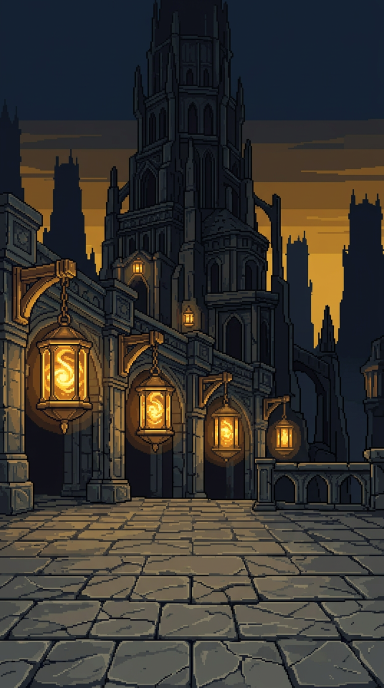
#> input picture assets/environments/biomes/rw_env_battle_spire_base.png, 768 x 1376 px (shown at 1/2 size)
$ python floor_scan.py
#> lines starting #> are read from the running program, lines starting #| are printed output that depends on the picture
#!/usr/bin/env python3
"""floor_scan.py — candidatos de linha de chão nos plates de batalha.

Não "vê" a imagem: mede bordas horizontais e textura por linha e ranqueia
onde um horizonte/chão costuma estar (metade inferior do plate). A saída é
uma tabela de candidatos (%) para o agente/usuario validarem com o overlay
`?floordebug` do BattleView.

Uso: python3 tools/asset-pipeline/floor_scan.py
"""

from __future__ import annotations

from pathlib import Path

import numpy as np
from PIL import Image

ROOT = Path(__file__).resolve().parents[2]
ENV = ROOT / "assets" / "environments"

BATTLE_BGS = [
    "biomes/rw_env_battle_spire_base.png",
    "biomes/rw_env_battle_emberworks.png",
    "biomes/rw_env_battle_tidevault.png",
    "biomes/rw_env_battle_thorn.png",
    "biomes/rw_env_battle_ash.png",
    "biomes/rw_env_battle_crown.png",
    "hunts/rw_env_hunt_goblin.png",
    "hunts/rw_env_hunt_wyrm.png",
    "hunts/rw_env_hunt_hydra.png",
    "guild/rw_env_guild_hall.png",
]


def analyze(path: Path) -> list[tuple[float, float]]:
    im = Image.open(path).convert("RGB")
#> im is the input picture: PIL image 768x1376 RGB; mean R, G, B 55.8, 52.4, 47.5
    tw = 300
    th = max(1, int(im.height * tw / im.width))
#> th = 537
    a = np.asarray(im.resize((tw, th))).astype(np.int16)
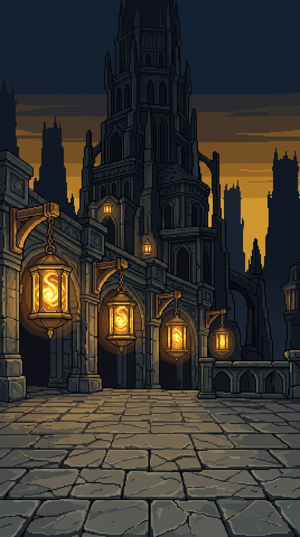
#> a: shape (537, 300, 3) int16; mean R, G, B 55.8, 52.4, 47.5
    lum = a.mean(axis=2)
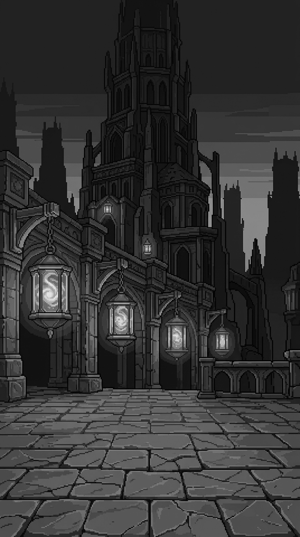
#> lum: shape (537, 300) float64; min 0, max 230.3, mean 51.9
    # força de borda horizontal por linha (transição de cima p/ baixo)
    edge = np.abs(np.diff(lum, axis=0)).mean(axis=1)  # (th-1,)
#> edge = 536 values, max 58.59 at index 499, min 0.0911 at index 19, mean 6.86
    # textura (variância) por linha — chão costuma ser mais "ruidoso" que céu
    var = lum.var(axis=1)
#> var = 537 values, max 2191.5 at index 336, min 32.2 at index 37, mean 661.2

    lo, hi = int(0.35 * th), int(0.97 * th)
#> lo = 187; hi = 520
    scores = edge[lo:hi] * (1 + 0.15 * (var[lo + 1 : hi + 1] - var[lo:hi]) / (var[lo:hi] + 1.0))
#> scores = 333 values, max 76.83 at index 262, min 2.66 at index 193, mean 9.91
    order = np.argsort(scores)[::-1][:8]
#> order = [262, 312, 246, 311, 281, 282, 225, 235]
    cands: list[tuple[float, float]] = []
    for i in order:
        y_pct = round((lo + i + 1) / th * 100, 1)
        cands.append((y_pct, round(float(scores[i]), 2)))
#> this loop made 8 passes
#> (i, y_pct) on passes 1 to 8: (262, 83.8), (312, 93.1), (246, 80.8), (311, 92.9), (281, 87.3), (282, 87.5), (225, 76.9), (235, 78.8)
#> after the loop, cands = [(83.8, 76.83), (93.1, 63.7), (80.8, 49.74), (92.9, 45.72), (87.3, 42.26), (87.5, 34.76), (76.9, 30.78), (78.8, 30.54)]
    return cands


def main() -> None:
    print(f"{'plate':44s}  candidatos (y% do alto, pontuação)")
    print("-" * 78)
    for rel in BATTLE_BGS:
        p = ENV / rel
        if not p.exists():
            print(f"{rel:44s}  FALTA")
            continue
        cands = analyze(p)
        top = ", ".join(f"{y}%({s:.0f})" for y, s in cands[:4])
        print(f"{rel:44s}  {top}")
#| biomes/rw_env_battle_spire_base.png           83.8%(77), 93.1%(64), 80.8%(50), 92.9%(46)
#> pass 2 of the loop in main, `for rel in BATTLE_BGS:`:
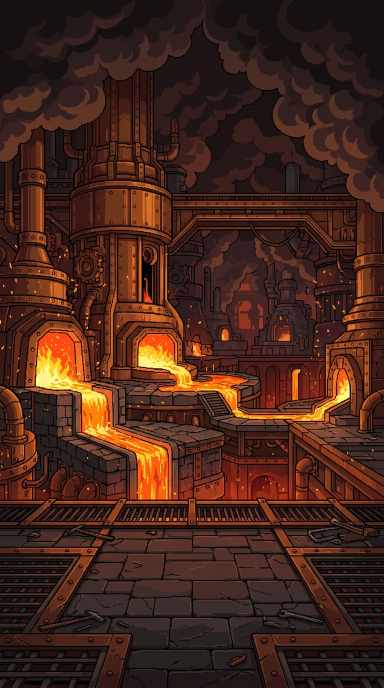
#> input picture assets/environments/biomes/rw_env_battle_emberworks.png, 768 x 1376 px (shown at 1/2 size)
#> in analyze, im is the input picture: PIL image 768x1376 RGB; mean R, G, B 69.9, 37.6, 26.6
#> in analyze (call 2), `a = np.asarray(im.resize((tw, th))).astype(np.int16)`:
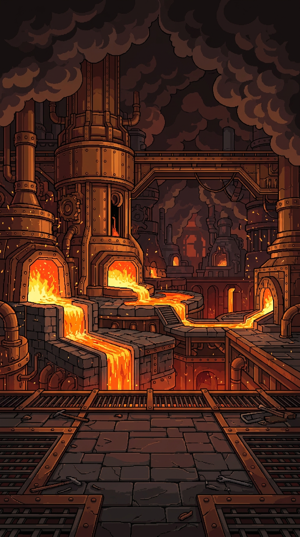
#> a: shape (537, 300, 3) int16; mean R, G, B 69.8, 37.6, 26.6
#> in analyze (call 2), `lum = a.mean(axis=2)`:
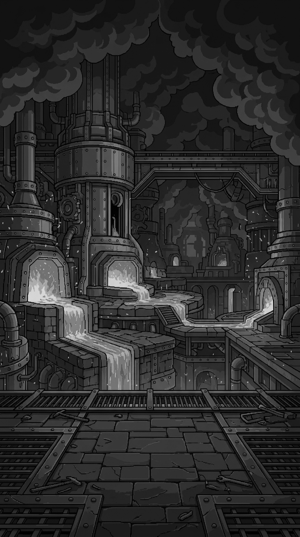
#> lum: shape (537, 300) float64; min 0, max 222, mean 44.7
#> edge = 536 values, max 63.42 at index 390, min 0.168 at index 5, mean 9.03
#> var = 537 values, max 3390.8 at index 285, min 10.31 at index 1, mean 594.3
#> scores = 333 values, max 63.36 at index 203, min 3.28 at index 323, mean 11.82
#> order = [203, 220, 205, 222, 202, 244, 224, 307]
#> the loop in analyze (call 2), `for i in order:` made 8 passes
#> (i, y_pct) on passes 1 to 8: (203, 72.8), (220, 76), (205, 73.2), (222, 76.4), (202, 72.6), (244, 80.4), (224, 76.7), (307, 92.2)
#> after the loop in analyze (call 2), `for i in order:`: cands = [(72.8, 63.36), (76, 60.79), (73.2, 49.28), (76.4, 36.5), (72.6, 34.67), (80.4, 32.59), (76.7, 29.24), (92.2, 27.45)]
#| biomes/rw_env_battle_emberworks.png           72.8%(63), 76.0%(61), 73.2%(49), 76.4%(36)
#> pass 3 of the loop in main, `for rel in BATTLE_BGS:`:
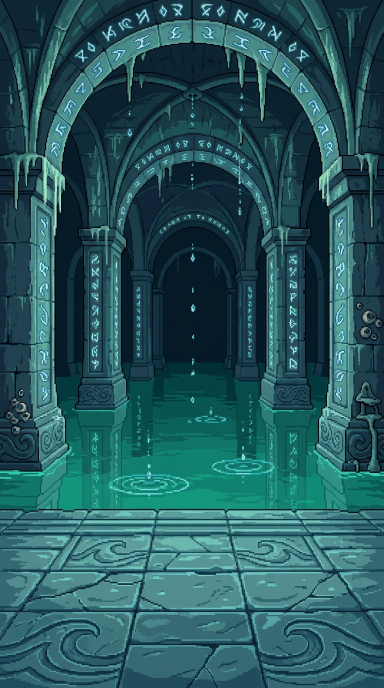
#> input picture assets/environments/biomes/rw_env_battle_tidevault.png, 768 x 1376 px (shown at 1/2 size)
#> in analyze, im is the input picture: PIL image 768x1376 RGB; mean R, G, B 38.4, 87.7, 93.9
#> in analyze (call 3), `a = np.asarray(im.resize((tw, th))).astype(np.int16)`:
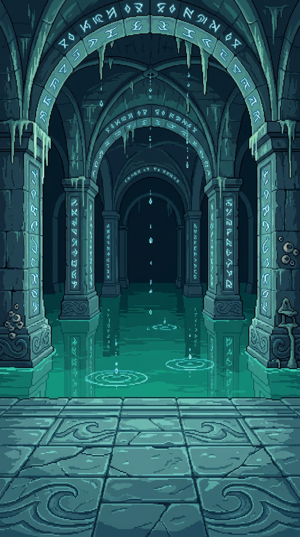
#> a: shape (537, 300, 3) int16; mean R, G, B 38.5, 87.7, 93.9
#> in analyze (call 3), `lum = a.mean(axis=2)`:
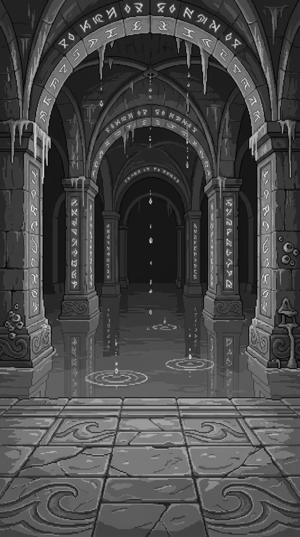
#> lum: shape (537, 300) float64; min 3.67, max 230.3, mean 73.3
#> edge = 536 values, max 75.59 at index 405, min 2.25 at index 391, mean 9.61
#> var = 537 values, max 2211 at index 39, min 17 at index 405, mean 991.7
#> scores = 333 values, max 401.9 at index 218, min 2.27 at index 204, mean 11.82
#> order = [218, 258, 290, 210, 209, 211, 227, 217]
#> the loop in analyze (call 3), `for i in order:` made 8 passes
#> (i, y_pct) on passes 1 to 8: (218, 75.6), (258, 83.1), (290, 89), (210, 74.1), (209, 73.9), (211, 74.3), (227, 77.3), (217, 75.4)
#> after the loop in analyze (call 3), `for i in order:`: cands = [(75.6, 401.9), (83.1, 80.22), (89, 71.49), (74.1, 64.99), (73.9, 55.05), (74.3, 49.48), (77.3, 49.21), (75.4, 43.68)]
#| biomes/rw_env_battle_tidevault.png            75.6%(402), 83.1%(80), 89.0%(71), 74.1%(65)
#> the loop made 10 passes; the first 3 are shown


if __name__ == "__main__":
    main()
